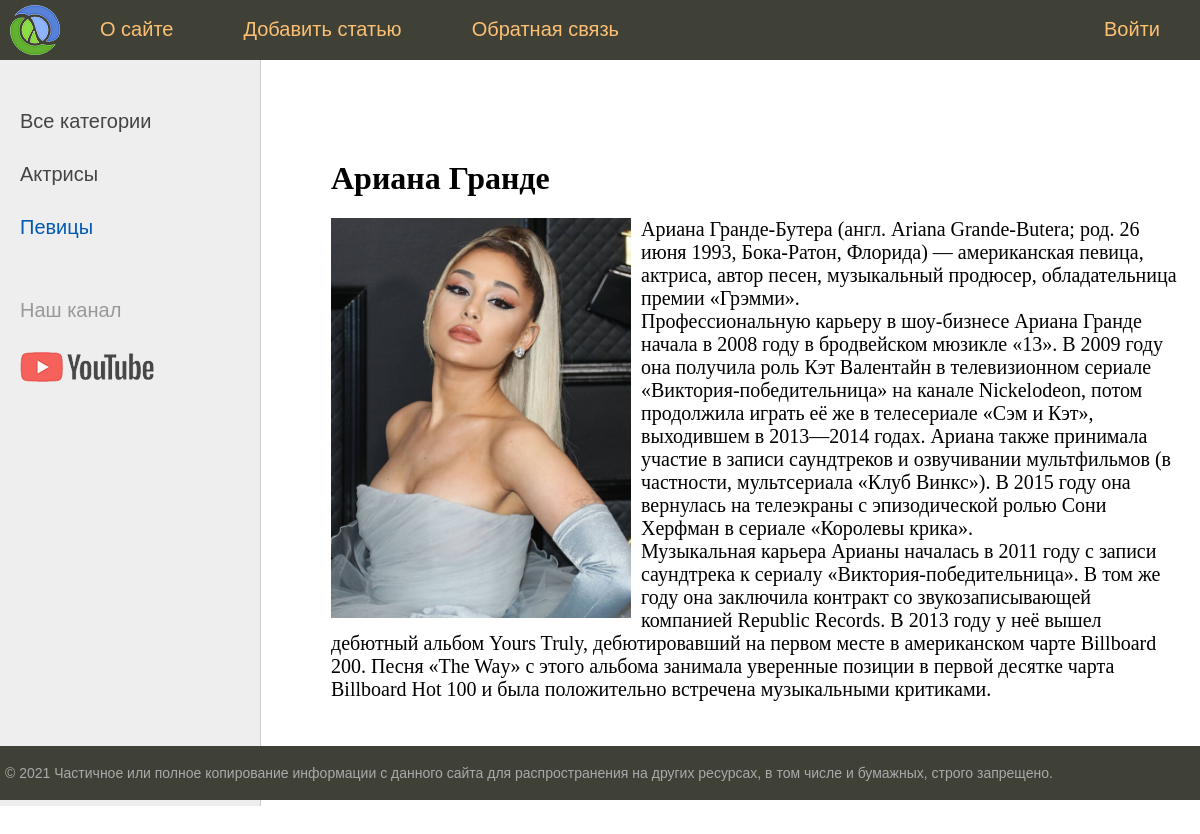
The app's page /5/ with its own data.
### women/models.py (models this page shows, shortened)
class Category(models.Model):
    name = models.CharField(max_length=100, db_index=True, verbose_name="Категория")                       #  Название рубрики
    def get_absolute_url(self):
        return reverse('category', kwargs={'cat_id': self.pk})
    class Meta:
        verbose_name = 'Категорию'
        verbose_name_plural = 'Категории'
        ordering = ['id']

class Women(models.Model):
    title = models.CharField(max_length=255, verbose_name="Заголовок")
    content = models.TextField(blank=True, verbose_name="Текст статьи")                                    #  blank=True поле может оставаться пустым
    photo = models.ImageField(upload_to="photos/%Y/%m/%d/", verbose_name="Фото")                           #  подкаталог photos/%Y/%m/%d/ текущий год/месяц/день
    time_create = models.DateTimeField(auto_now_add=True, verbose_name="Время создания")                   #  auto_now_add=True примет текущее время в момент записи и его не поменяет
    time_update = models.DateTimeField(auto_now=True, verbose_name="Время изменения")                      #  auto_now=True примет текущее время в момент записи и его поменяет в случае редактирования
    is_published = models.BooleanField(default=True, verbose_name="Публикация")                            #  default=True при добавлении новой записи то данное поле по умол. примет True
    cat = models.ForeignKey('Category', on_delete=models.PROTECT, null=True, verbose_name="Категория")     # 'Category' имя класса в кавычках поскольку class Category идет после class Women
    class Meta:
        verbose_name = 'Известные женщины'
        verbose_name_plural = 'Известные женщины'
        ordering = ['time_create', 'title']                                                                #  Сортировка по времени в admin django

### women/views.py (the view)
# urls.py: path('<int:post_id>/', show_post, name='post'),
def show_post(request, post_id):
    post = get_object_or_404(Women, pk=post_id)
    context = {
        'post': post,
        'menu': menu,
        'title': post.title,
        'cat_selected': post.cat_id,
    }
    return render(request, 'women/post.html', context=context)

### women/templatetags/women_tags.py (called while the page is built)
@register.inclusion_tag('women/list_categories.html')
def show_categories(sort=None, cat_selected=0):              #  Возвращает полноценную html страницу
    if not sort:
        cats = Category.objects.all()                        #  Читает все категории из стр. Категории
    else:
        cats = Category.objects.order_by(sort)
    return {"cats": cats, "cat_selected": cat_selected}      #  Возвращает словарь

### women/templates/women/post.html
{% extends 'women/base.html' %}
{% block content %}
<h1>{{post.title}}</h1>
{% if post.photo %}
<p><img class="img-article-left" src="{{post.photo.url}}"></p>
{% endif %}
{{post.content|linebreaks}}
{% endblock %}

### women/templates/women/list_categories.html
{% for c in cats %}
{% if c.pk == cat_selected %}
<li class="selected">{{ c.name }}</li>
{% else %}
<li><a href="{{ c.get_absolute_url }}">{{ c.name }}</a></li>
{% endif %}
{% endfor %}

### women/static/women/css/styles.css (style rules this page uses)
html, body { font-family: 'Arial'; margin: 0; padding: 0; height: 100%; width: 100%; color: #444; }
a { color: #0059b2; text-decoration: none; }
img { max-width: 600px; height: auto; }
img.img-article-left { max-width: 300px; height: auto; float: left; padding: 0 10px 10px 0; }
.left-chapters ul li { margin: 30px 0 0 0; color: #999; }
.left-chapters ul li.selected { color: #0059b2; }
.left-chapters ul li a { color: #444; text-decoration: none; }
.content-text h1 { font-size: 32px; }

### records on screen
Category: name "Актрисы"
Category: name "Певицы"
Women: title "Ариана Гранде", photo (picture), content "Ариана Гранде-Бутера (англ. Ariana Grande-Butera; род. 26 июня 1993, Бока-Ратон, Флорида) — американская певица, актриса, автор песен, музыкальный продюсер, обладательница премии «Грэмми». Профессиональную карьеру в шоу-бизнесе Ариана Гранде начала в 2008 году в бродвейском мюзикле «13». В 2009 году она получила роль Кэт Валентайн в телевизионном сериале «Виктория-победительница» на канале Nickelodeon, потом продолжила играть её же в телесериале «Сэм и Кэт», выходившем в 2013—2014 годах. Ариана также принимала участие в записи саундтреков и озвучивании мультфильмов (в частности, мультсериала «Клуб Винкс»). В 2015 году она вернулась на телеэкраны с эпизодической ролью Сони Херфман в сериале…"

### other values on screen
{{ m.title }} "О сайте" "Добавить статью" "Обратная связь"
{{ m.title }} "Войти"
